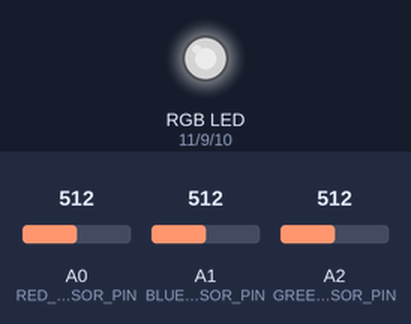
A sketch run on a simulated Arduino Uno, built with avr-gcc and run on an emulated ATmega328P. Parts: an RGB LED mixed from three pins (HIGH = lit). The inputs (shaded band) are chosen by the test bench; at power-on: A0 (RED_SENSOR_PIN) = 512, A1 (BLUE_SENSOR_PIN) = 512, A2 (GREEN_SENSOR_PIN) = 512. Dim RGB values are drawn brighter than linear.

Above: at 1.2 s.
1.3 s: A0 (RED_SENSOR_PIN) set to 716
At 2.4 s:
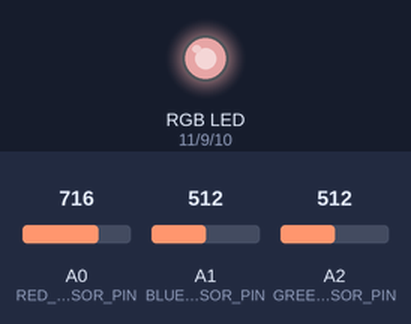
2.8 s: A1 (BLUE_SENSOR_PIN) set to 716
At 3.2 s:
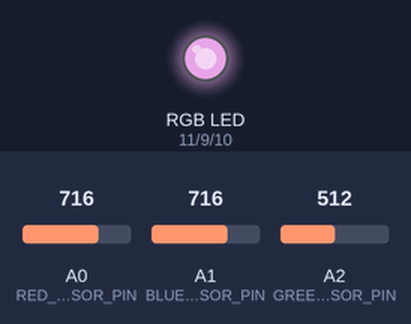
4.3 s: A2 (GREEN_SENSOR_PIN) set to 716
At 5.5 s:
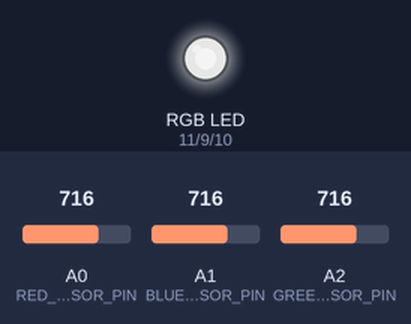
5.8 s: A0 (RED_SENSOR_PIN) set to 900
At 7.0 s:
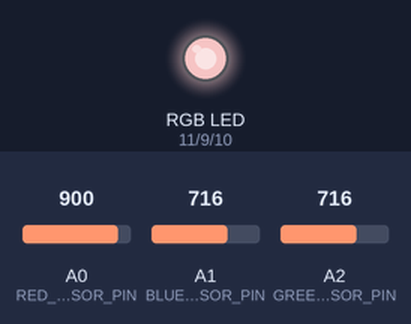
7.3 s: A1 (BLUE_SENSOR_PIN) set to 900
At 7.9 s:
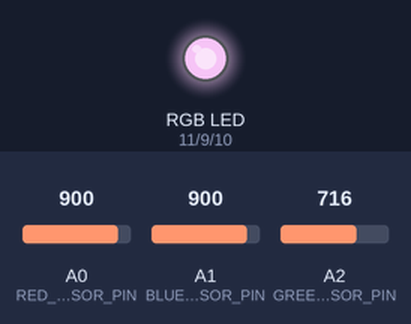
8.8 s: A2 (GREEN_SENSOR_PIN) set to 900
At 9.2 s:
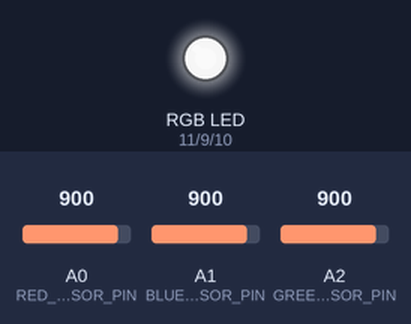
Timing chart, 0 to 11.3 s (numbered marks = the images above; inputs shaded):
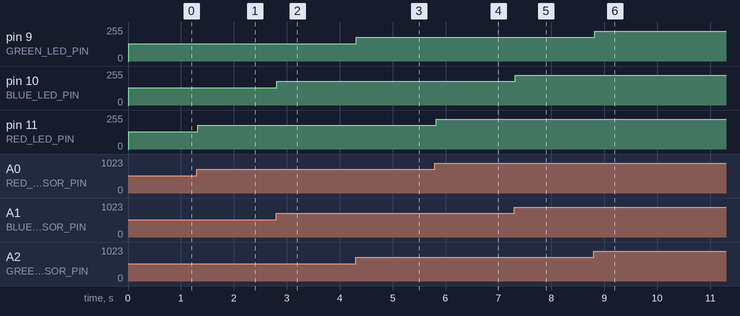

Measured:
- after the input at 1.3 s, pin 11 (RED_LED_PIN): 128/255 → 179/255 at once
- after the input at 2.8 s, pin 10 (BLUE_LED_PIN): 128/255 → 179/255 at once
- after the input at 4.3 s, pin 9 (GREEN_LED_PIN): 128/255 → 179/255 at once
- after the input at 5.8 s, pin 11 (RED_LED_PIN): 179/255 → 225/255 at once
- after the input at 7.3 s, pin 10 (BLUE_LED_PIN): 179/255 → 225/255 at once
- after the input at 8.8 s, pin 9 (GREEN_LED_PIN): 179/255 → 225/255 at once

The sketch:

colour_mixing.ino
```cpp
const int RED_LED_PIN = 11;
const int GREEN_LED_PIN = 9;
const int BLUE_LED_PIN = 10;

const int RED_SENSOR_PIN = A0;
const int GREEN_SENSOR_PIN = A2;
const int BLUE_SENSOR_PIN = A1;


int redSensorValue = 0;
int greenSensorValue = 0;
int blueSensorValue = 0;

int redValue = 0;
int greenValue = 0;
int blueValue = 0;


void setup() {
  Serial.begin(9600);

  pinMode(RED_LED_PIN, OUTPUT);
  pinMode(GREEN_LED_PIN, OUTPUT);
  pinMode(BLUE_LED_PIN, OUTPUT);
}

void loop() {
  getSensorValues();
  calculateColourValues();
  adjustRgbLed();
}

void getSensorValues() {
  redSensorValue = getSensorValue(RED_SENSOR_PIN);
  greenSensorValue = getSensorValue(GREEN_SENSOR_PIN);
  blueSensorValue = getSensorValue(BLUE_SENSOR_PIN);
  // logSensorValues(redSensorValue, greenSensorValue, blueSensorValue);
}

void calculateColourValues() {
  redValue = calculateColourValue(redSensorValue);
  greenValue = calculateColourValue(greenSensorValue);
  blueValue = calculateColourValue(blueSensorValue);
  // logColourValues(redValue, greenValue, blueValue);
}

void adjustRgbLed() {
  analogWrite(RED_LED_PIN, redValue);
  analogWrite(GREEN_LED_PIN, greenValue);
  analogWrite(BLUE_LED_PIN, blueValue);
}

int getSensorValue(int sensorPin) {
  int sensorValue = analogRead(sensorPin);
  delay(5);

  return sensorValue;
}

int calculateColourValue(int sensorValue) {
  return sensorValue / 4;
}

void logSensorValues(int redSensorValue, int greenSensorValue, int blueSensorValue) {
  Serial.print("Raw sensor values \t Red: ");
  Serial.print(redSensorValue);
  Serial.print(" \t Green: ");
  Serial.print(greenSensorValue);
  Serial.print(" \t Blue: ");
  Serial.println(blueSensorValue);
}

void logColourValues(int redValue, int greenValue, int blueValue) {
  Serial.print("Colour values \t Red: ");
  Serial.print(redValue);
  Serial.print(" \t Green: ");
  Serial.print(greenValue);
  Serial.print(" \t Blue: ");
  Serial.println(blueValue);
}
```
